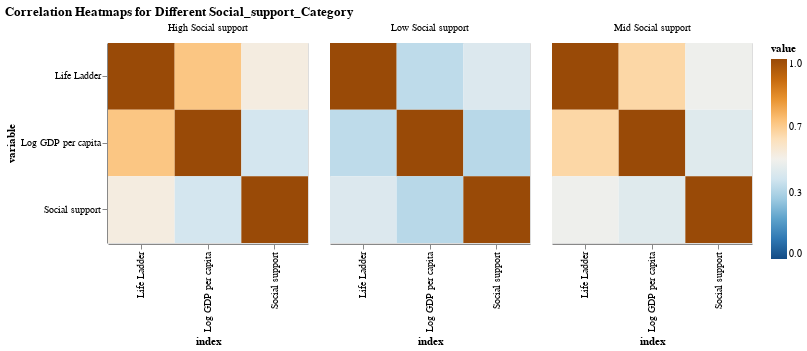

Notebook code for this chart:
### Markdown cell above
* **Low GDP Category**: In these countries, there is no strong correlation between GDP and the Life Ladder score or Social support. In fact, the correlation between GDP and Life Ladder score is slightly negative. The strongest relationship seen here is a moderate positive correlation between Life Ladder and Social support, which implies that in these nations, societal support has a greater impact on overall happiness than does GDP.

* **Mid GDP Category**: For nations within this category, there is a positive correlation between GDP and both the Life Ladder score and Social support, suggesting that as the GDP increases, there's generally an increase in the overall happiness (Life Ladder) and Social support.

* **High GDP Category**: Among these nations, there remains a positive correlation between GDP and Life Ladder score, similar to the mid GDP countries. However, the correlation between GDP and Social support is notably weaker, indicating that higher GDP doesn't necessarily equate to higher social support in these countries.

### Code cell
# Split the data
df_low = data[data['Social_support_Category'] == 1.0]
df_mid = data[data['Social_support_Category'] == 2.0]
df_high = data[data['Social_support_Category'] == 3.0]


def melt_corr(df, title):
    corr = df[['Life Ladder', 'Log GDP per capita', 'Social support']].corr().reset_index().melt('index')
    corr.columns = ['variable', 'index', 'value']
    corr['title'] = title
    return corr

# Apply the function to your three datasets
corr_low = melt_corr(df_low, 'Low Social support')
corr_mid = melt_corr(df_mid, 'Mid Social support')
corr_high = melt_corr(df_high, 'High Social support')

# Concatenate the three datasets
corr = pd.concat([corr_low, corr_mid, corr_high])

# Create an Altair chart
heatmap = alt.Chart(corr).mark_rect().encode(
    x='index',
    y='variable',
    color=alt.Color('value:Q', scale=alt.Scale(scheme='blueorange', domain=(0, 1)), 
                    legend=alt.Legend(values=[1, 0.66, 0.33, 0])),
    facet=alt.Facet('title', title='', columns=3),
).properties(width = 200, height = 200, title='Correlation Heatmaps for Different Social_support_Category')

heatmap

### Figure 1 — Vega-Lite specification as saved in the notebook (floating-point values rounded to 4 significant figures)
{"config": {"view": {"continuousWidth": 300, "continuousHeight": 300}}, "data": {"name": "data-5e8894d759fbeed596efadf29211b6b0"}, "mark": {"type": "rect"}, "encoding": {"color": {"field": "value", "legend": {"values": [1, 0.66, 0.33, 0]}, "scale": {"domain": [0, 1], "scheme": "blueorange"}, "type": "quantitative"}, "facet": {"columns": 3, "field": "title", "title": "", "type": "nominal"}, "x": {"field": "index", "type": "nominal"}, "y": {"field": "variable", "type": "nominal"}}, "height": 200, "title": "Correlation Heatmaps for Different Social_support_Category", "width": 200, "$schema": "https://vega.github.io/schema/vega-lite/v5.8.0.json", "datasets": {"data-5e8894d759fbeed596efadf29211b6b0": [{"variable": "Life Ladder", "index": "Life Ladder", "value": 1.0, "title": "Low Social support"}, {"variable": "Log GDP per capita", "index": "Life Ladder", "value": 0.3618, "title": "Low Social support"}, {"variable": "Social support", "index": "Life Ladder", "value": 0.4308, "title": "Low Social support"}, {"variable": "Life Ladder", "index": "Log GDP per capita", "value": 0.3618, "title": "Low Social support"}, {"variable": "Log GDP per capita", "index": "Log GDP per capita", "value": 1.0, "title": "Low Social support"}, {"variable": "Social support", "index": "Log GDP per capita", "value": 0.3513, "title": "Low Social support"}, {"variable": "Life Ladder", "index": "Social support", "value": 0.4308, "title": "Low Social support"}, {"variable": "Log GDP per capita", "index": "Social support", "value": 0.3513, "title": "Low Social support"}, {"variable": "Social support", "index": "Social support", "value": 1.0, "title": "Low Social support"}, {"variable": "Life Ladder", "index": "Life Ladder", "value": 1.0, "title": "Mid Social support"}, {"variable": "Log GDP per capita", "index": "Life Ladder", "value": 0.6283, "title": "Mid Social support"}, {"variable": "Social support", "index": "Life Ladder", "value": 0.487, "title": "Mid Social support"}, {"variable": "Life Ladder", "index": "Log GDP per capita", "value": 0.6283, "title": "Mid Social support"}, {"variable": "Log GDP per capita", "index": "Log GDP per capita", "value": 1.0, "title": "Mid Social support"}, {"variable": "Social support", "index": "Log GDP per capita", "value": 0.4415, "title": "Mid Social support"}, {"variable": "Life Ladder", "index": "Social support", "value": 0.487, "title": "Mid Social support"}, {"variable": "Log GDP per capita", "index": "Social support", "value": 0.4415, "title": "Mid Social support"}, {"variable": "Social support", "index": "Social support", "value": 1.0, "title": "Mid Social support"}, {"variable": "Life Ladder", "index": "Life Ladder", "value": 1.0, "title": "High Social support"}, {"variable": "Log GDP per capita", "index": "Life Ladder", "value": 0.6781, "title": "High Social support"}, {"variable": "Social support", "index": "Life Ladder", "value": 0.5226, "title": "High Social support"}, {"variable": "Life Ladder", "index": "Log GDP per capita", "value": 0.6781, "title": "High Social support"}, {"variable": "Log GDP per capita", "index": "Log GDP per capita", "value": 1.0, "title": "High Social support"}, {"variable": "Social support", "index": "Log GDP per capita", "value": 0.4067, "title": "High Social support"}, {"variable": "Life Ladder", "index": "Social support", "value": 0.5226, "title": "High Social support"}, {"variable": "Log GDP per capita", "index": "Social support", "value": 0.4067, "title": "High Social support"}, {"variable": "Social support", "index": "Social support", "value": 1.0, "title": "High Social support"}]}}
